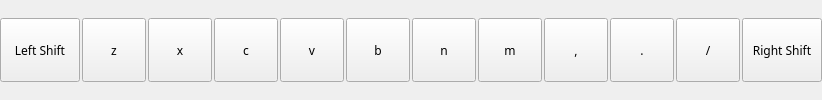
                    <widget class="QWidget" name="row3_2" native="true">
                     <property name="sizePolicy">
                      <sizepolicy hsizetype="Minimum" vsizetype="Minimum">
                       <horstretch>0</horstretch>
                       <verstretch>0</verstretch>
                      </sizepolicy>
                     </property>
                     <property name="minimumSize">
                      <size>
                       <width>0</width>
                       <height>0</height>
                      </size>
                     </property>
                     <layout class="QHBoxLayout" name="horizontalLayout_22">
                      <property name="spacing">
                       <number>2</number>
                      </property>
                      <property name="leftMargin">
                       <number>0</number>
                      </property>
                      <property name="topMargin">
                       <number>0</number>
                      </property>
                      <property name="rightMargin">
                       <number>0</number>
                      </property>
                      <property name="bottomMargin">
                       <number>0</number>
                      </property>
                      <item>
                       <widget class="QPushButton" name="btn_lshift">
                        <property name="sizePolicy">
                         <sizepolicy hsizetype="Fixed" vsizetype="Minimum">
                          <horstretch>0</horstretch>
                          <verstretch>0</verstretch>
                         </sizepolicy>
                        </property>
                        <property name="minimumSize">
                         <size>
                          <width>64</width>
                          <height>64</height>
                         </size>
                        </property>
                        <property name="maximumSize">
                         <size>
                          <width>148</width>
                          <height>64</height>
                         </size>
                        </property>
                        <property name="font">
                         <font>
                          <family>TF2 Build</family>
                          <italic>false</italic>
                          <bold>false</bold>
                          <stylestrategy>PreferDefault</stylestrategy>
                         </font>
                        </property>
                        <property name="cursor">
                         <cursorShape>PointingHandCursor</cursorShape>
                        </property>
                        <property name="text">
                         <string>Left Shift</string>
                        </property>
                        <property name="autoRepeat">
                         <bool>false</bool>
                        </property>
                        <property name="autoDefault">
                         <bool>false</bool>
                        </property>
                        <property name="default">
                         <bool>false</bool>
                        </property>
                        <property name="flat">
                         <bool>false</bool>
                        </property>
                        <attribute name="buttonGroup">
                         <string notr="true">keybButtons</string>
                        </attribute>
                       </widget>
                      </item>
                      <item>
                       <widget class="QPushButton" name="btn_z">
                        <property name="sizePolicy">
                         <sizepolicy hsizetype="Fixed" vsizetype="Minimum">
                          <horstretch>0</horstretch>
                          <verstretch>0</verstretch>
                         </sizepolicy>
                        </property>
                        <property name="minimumSize">
                         <size>
                          <width>64</width>
                          <height>64</height>
                         </size>
                        </property>
                        <property name="maximumSize">
                         <size>
                          <width>64</width>
                          <height>64</height>
                         </size>
                        </property>
                        <property name="font">
                         <font>
                          <family>TF2 Build</family>
                          <italic>false</italic>
                          <bold>false</bold>
                          <stylestrategy>PreferDefault</stylestrategy>
                         </font>
                        </property>
                        <property name="cursor">
                         <cursorShape>PointingHandCursor</cursorShape>
                        </property>
                        <property name="text">
                         <string>z</string>
                        </property>
                        <property name="autoRepeat">
                         <bool>false</bool>
                        </property>
                        <property name="autoDefault">
                         <bool>false</bool>
                        </property>
                        <property name="default">
                         <bool>false</bool>
                        </property>
                        <property name="flat">
                         <bool>false</bool>
                        </property>
                        <attribute name="buttonGroup">
                         <string notr="true">keybButtons</string>
                        </attribute>
                       </widget>
                      </item>
                      <item>
                       <widget class="QPushButton" name="btn_x">
                        <property name="sizePolicy">
                         <sizepolicy hsizetype="Fixed" vsizetype="Minimum">
                          <horstretch>0</horstretch>
                          <verstretch>0</verstretch>
                         </sizepolicy>
                        </property>
                        <property name="minimumSize">
                         <size>
                          <width>64</width>
                          <height>64</height>
                         </size>
                        </property>
                        <property name="maximumSize">
                         <size>
                          <width>64</width>
                          <height>64</height>
                         </size>
                        </property>
                        <property name="font">
                         <font>
                          <family>TF2 Build</family>
                          <italic>false</italic>
                          <bold>false</bold>
                          <stylestrategy>PreferDefault</stylestrategy>
                         </font>
                        </property>
                        <property name="cursor">
                         <cursorShape>PointingHandCursor</cursorShape>
                        </property>
                        <property name="text">
                         <string>x</string>
                        </property>
                        <property name="autoRepeat">
                         <bool>false</bool>
                        </property>
                        <property name="autoDefault">
                         <bool>false</bool>
                        </property>
                        <property name="default">
                         <bool>false</bool>
                        </property>
                        <property name="flat">
                         <bool>false</bool>
                        </property>
                        <attribute name="buttonGroup">
                         <string notr="true">keybButtons</string>
                        </attribute>
                       </widget>
                      </item>
                      <item>
                       <widget class="QPushButton" name="btn_c">
                        <property name="sizePolicy">
                         <sizepolicy hsizetype="Fixed" vsizetype="Minimum">
                          <horstretch>0</horstretch>
                          <verstretch>0</verstretch>
                         </sizepolicy>
                        </property>
                        <property name="minimumSize">
                         <size>
                          <width>64</width>
                          <height>64</height>
                         </size>
                        </property>
                        <property name="maximumSize">
                         <size>
                          <width>64</width>
                          <height>64</height>
                         </size>
                        </property>
                        <property name="font">
                         <font>
                          <family>TF2 Build</family>
                          <italic>false</italic>
                          <bold>false</bold>
                          <stylestrategy>PreferDefault</stylestrategy>
                         </font>
                        </property>
                        <property name="cursor">
                         <cursorShape>PointingHandCursor</cursorShape>
                        </property>
                        <property name="text">
                         <string>c</string>
                        </property>
                        <property name="autoRepeat">
                         <bool>false</bool>
                        </property>
                        <property name="autoDefault">
                         <bool>false</bool>
                        </property>
                        <property name="default">
                         <bool>false</bool>
                        </property>
                        <property name="flat">
                         <bool>false</bool>
                        </property>
                        <attribute name="buttonGroup">
                         <string notr="true">keybButtons</string>
                        </attribute>
                       </widget>
                      </item>
                      <item>
                       <widget class="QPushButton" name="btn_v">
                        <property name="sizePolicy">
                         <sizepolicy hsizetype="Fixed" vsizetype="Minimum">
                          <horstretch>0</horstretch>
                          <verstretch>0</verstretch>
                         </sizepolicy>
                        </property>
                        <property name="minimumSize">
                         <size>
                          <width>64</width>
                          <height>64</height>
                         </size>
                        </property>
                        <property name="maximumSize">
                         <size>
                          <width>64</width>
                          <height>64</height>
                         </size>
                        </property>
                        <property name="font">
                         <font>
                          <family>TF2 Build</family>
                          <italic>false</italic>
                          <bold>false</bold>
                          <stylestrategy>PreferDefault</stylestrategy>
                         </font>
                        </property>
                        <property name="cursor">
                         <cursorShape>PointingHandCursor</cursorShape>
                        </property>
                        <property name="text">
                         <string>v</string>
                        </property>
                        <property name="autoRepeat">
                         <bool>false</bool>
                        </property>
                        <property name="autoDefault">
                         <bool>false</bool>
                        </property>
                        <property name="default">
                         <bool>false</bool>
                        </property>
                        <property name="flat">
                         <bool>false</bool>
                        </property>
                        <attribute name="buttonGroup">
                         <string notr="true">keybButtons</string>
                        </attribute>
                       </widget>
                      </item>
                      <item>
                       <widget class="QPushButton" name="btn_b">
                        <property name="sizePolicy">
                         <sizepolicy hsizetype="Fixed" vsizetype="Minimum">
                          <horstretch>0</horstretch>
                          <verstretch>0</verstretch>
                         </sizepolicy>
                        </property>
                        <property name="minimumSize">
                         <size>
                          <width>64</width>
                          <height>64</height>
                         </size>
                        </property>
                        <property name="maximumSize">
                         <size>
                          <width>64</width>
                          <height>64</height>
                         </size>
                        </property>
                        <property name="font">
                         <font>
                          <family>TF2 Build</family>
                          <italic>false</italic>
                          <bold>false</bold>
                          <stylestrategy>PreferDefault</stylestrategy>
                         </font>
                        </property>
                        <property name="cursor">
                         <cursorShape>PointingHandCursor</cursorShape>
                        </property>
                        <property name="text">
                         <string>b</string>
                        </property>
                        <property name="autoRepeat">
                         <bool>false</bool>
                        </property>
                        <property name="autoDefault">
                         <bool>false</bool>
                        </property>
                        <property name="default">
                         <bool>false</bool>
                        </property>
                        <property name="flat">
                         <bool>false</bool>
                        </property>
                        <attribute name="buttonGroup">
                         <string notr="true">keybButtons</string>
                        </attribute>
                       </widget>
                      </item>
                      <item>
                       <widget class="QPushButton" name="btn_n">
                        <property name="sizePolicy">
                         <sizepolicy hsizetype="Fixed" vsizetype="Minimum">
                          <horstretch>0</horstretch>
                          <verstretch>0</verstretch>
                         </sizepolicy>
                        </property>
                        <property name="minimumSize">
                         <size>
                          <width>64</width>
                          <height>64</height>
                         </size>
                        </property>
                        <property name="maximumSize">
                         <size>
                          <width>64</width>
                          <height>64</height>
                         </size>
                        </property>
                        <property name="font">
                         <font>
                          <family>TF2 Build</family>
                          <italic>false</italic>
                          <bold>false</bold>
                          <stylestrategy>PreferDefault</stylestrategy>
                         </font>
                        </property>
                        <property name="cursor">
                         <cursorShape>PointingHandCursor</cursorShape>
                        </property>
                        <property name="text">
                         <string>n</string>
                        </property>
                        <property name="autoRepeat">
                         <bool>false</bool>
                        </property>
                        <attribute name="buttonGroup">
                         <string notr="true">keybButtons</string>
                        </attribute>
                       </widget>
                      </item>
                      <item>
                       <widget class="QPushButton" name="btn_m">
                        <property name="sizePolicy">
                         <sizepolicy hsizetype="Fixed" vsizetype="Minimum">
                          <horstretch>0</horstretch>
                          <verstretch>0</verstretch>
                         </sizepolicy>
                        </property>
                        <property name="minimumSize">
                         <size>
                          <width>64</width>
                          <height>64</height>
                         </size>
                        </property>
                        <property name="maximumSize">
                         <size>
                          <width>64</width>
                          <height>64</height>
                         </size>
                        </property>
                        <property name="font">
                         <font>
                          <family>TF2 Build</family>
                          <italic>false</italic>
                          <bold>false</bold>
                          <stylestrategy>PreferDefault</stylestrategy>
                         </font>
                        </property>
                        <property name="cursor">
                         <cursorShape>PointingHandCursor</cursorShape>
                        </property>
                        <property name="text">
                         <string>m</string>
                        </property>
                        <property name="autoRepeat">
                         <bool>false</bool>
                        </property>
                        <property name="autoDefault">
                         <bool>false</bool>
                        </property>
                        <property name="default">
                         <bool>false</bool>
                        </property>
                        <property name="flat">
                         <bool>false</bool>
                        </property>
                        <attribute name="buttonGroup">
                         <string notr="true">keybButtons</string>
                        </attribute>
                       </widget>
                      </item>
                      <item>
                       <widget class="QPushButton" name="btn_comma">
                        <property name="sizePolicy">
                         <sizepolicy hsizetype="Fixed" vsizetype="Minimum">
                          <horstretch>0</horstretch>
                          <verstretch>0</verstretch>
                         </sizepolicy>
                        </property>
                        <property name="minimumSize">
                         <size>
                          <width>64</width>
                          <height>64</height>
                         </size>
                        </property>
                        <property name="maximumSize">
                         <size>
                          <width>64</width>
                          <height>64</height>
                         </size>
                        </property>
                        <property name="font">
                         <font>
                          <family>TF2 Build</family>
                          <italic>false</italic>
                          <bold>false</bold>
                          <stylestrategy>PreferDefault</stylestrategy>
                         </font>
                        </property>
                        <property name="cursor">
                         <cursorShape>PointingHandCursor</cursorShape>
                        </property>
                        <property name="text">
                         <string>,</string>
                        </property>
                        <property name="autoRepeat">
                         <bool>false</bool>
                        </property>
                        <attribute name="buttonGroup">
                         <string notr="true">keybButtons</string>
                        </attribute>
                       </widget>
                      </item>
                      <item>
                       <widget class="QPushButton" name="btn_dot">
                        <property name="sizePolicy">
                         <sizepolicy hsizetype="Fixed" vsizetype="Minimum">
                          <horstretch>0</horstretch>
                          <verstretch>0</verstretch>
                         </sizepolicy>
                        </property>
                        <property name="minimumSize">
                         <size>
                          <width>64</width>
                          <height>64</height>
                         </size>
                        </property>
                        <property name="maximumSize">
                         <size>
                          <width>64</width>
                          <height>64</height>
                         </size>
                        </property>
                        <property name="font">
                         <font>
                          <family>TF2 Build</family>
                          <italic>false</italic>
                          <bold>false</bold>
                          <stylestrategy>PreferDefault</stylestrategy>
                         </font>
                        </property>
                        <property name="cursor">
                         <cursorShape>PointingHandCursor</cursorShape>
                        </property>
                        <property name="text">
                         <string>.</string>
                        </property>
                        <property name="autoRepeat">
                         <bool>false</bool>
                        </property>
                        <property name="autoDefault">
                         <bool>false</bool>
                        </property>
                        <property name="default">
                         <bool>false</bool>
                        </property>
                        <property name="flat">
                         <bool>false</bool>
                        </property>
                        <attribute name="buttonGroup">
                         <string notr="true">keybButtons</string>
                        </attribute>
                       </widget>
                      </item>
                      <item>
                       <widget class="QPushButton" name="btn_fslsh">
                        <property name="sizePolicy">
                         <sizepolicy hsizetype="Fixed" vsizetype="Minimum">
                          <horstretch>0</horstretch>
                          <verstretch>0</verstretch>
                         </sizepolicy>
                        </property>
                        <property name="minimumSize">
                         <size>
                          <width>64</width>
                          <height>64</height>
                         </size>
                        </property>
                        <property name="maximumSize">
                         <size>
                          <width>64</width>
                          <height>64</height>
                         </size>
                        </property>
                        <property name="font">
                         <font>
                          <family>TF2 Build</family>
                          <italic>false</italic>
                          <bold>false</bold>
                          <stylestrategy>PreferDefault</stylestrategy>
                         </font>
                        </property>
                        <property name="cursor">
                         <cursorShape>PointingHandCursor</cursorShape>
                        </property>
                        <property name="text">
                         <string>/</string>
                        </property>
                        <property name="autoRepeat">
                         <bool>false</bool>
                        </property>
                        <property name="autoDefault">
                         <bool>false</bool>
                        </property>
                        <property name="default">
                         <bool>false</bool>
                        </property>
                        <property name="flat">
                         <bool>false</bool>
                        </property>
                        <attribute name="buttonGroup">
                         <string notr="true">keybButtons</string>
                        </attribute>
                       </widget>
                      </item>
                      <item>
                       <widget class="QPushButton" name="btn_rshift">
                        <property name="sizePolicy">
                         <sizepolicy hsizetype="Fixed" vsizetype="Minimum">
                          <horstretch>0</horstretch>
                          <verstretch>0</verstretch>
                         </sizepolicy>
                        </property>
                        <property name="minimumSize">
                         <size>
                          <width>64</width>
                          <height>64</height>
                         </size>
                        </property>
                        <property name="maximumSize">
                         <size>
                          <width>176</width>
                          <height>64</height>
                         </size>
                        </property>
                        <property name="baseSize">
                         <size>
                          <width>176</width>
                          <height>64</height>
                         </size>
                        </property>
                        <property name="font">
                         <font>
                          <family>TF2 Build</family>
                          <italic>false</italic>
                          <bold>false</bold>
                          <underline>false</underline>
                          <strikeout>false</strikeout>
                          <stylestrategy>PreferDefault</stylestrategy>
                         </font>
                        </property>
                        <property name="cursor">
                         <cursorShape>PointingHandCursor</cursorShape>
                        </property>
                        <property name="text">
                         <string>Right Shift</string>
                        </property>
                        <property name="autoRepeat">
                         <bool>false</bool>
                        </property>
                        <property name="flat">
                         <bool>false</bool>
                        </property>
                        <attribute name="buttonGroup">
                         <string notr="true">keybButtons</string>
                        </attribute>
                       </widget>
                      </item>
                     </layout>
                    </widget>
